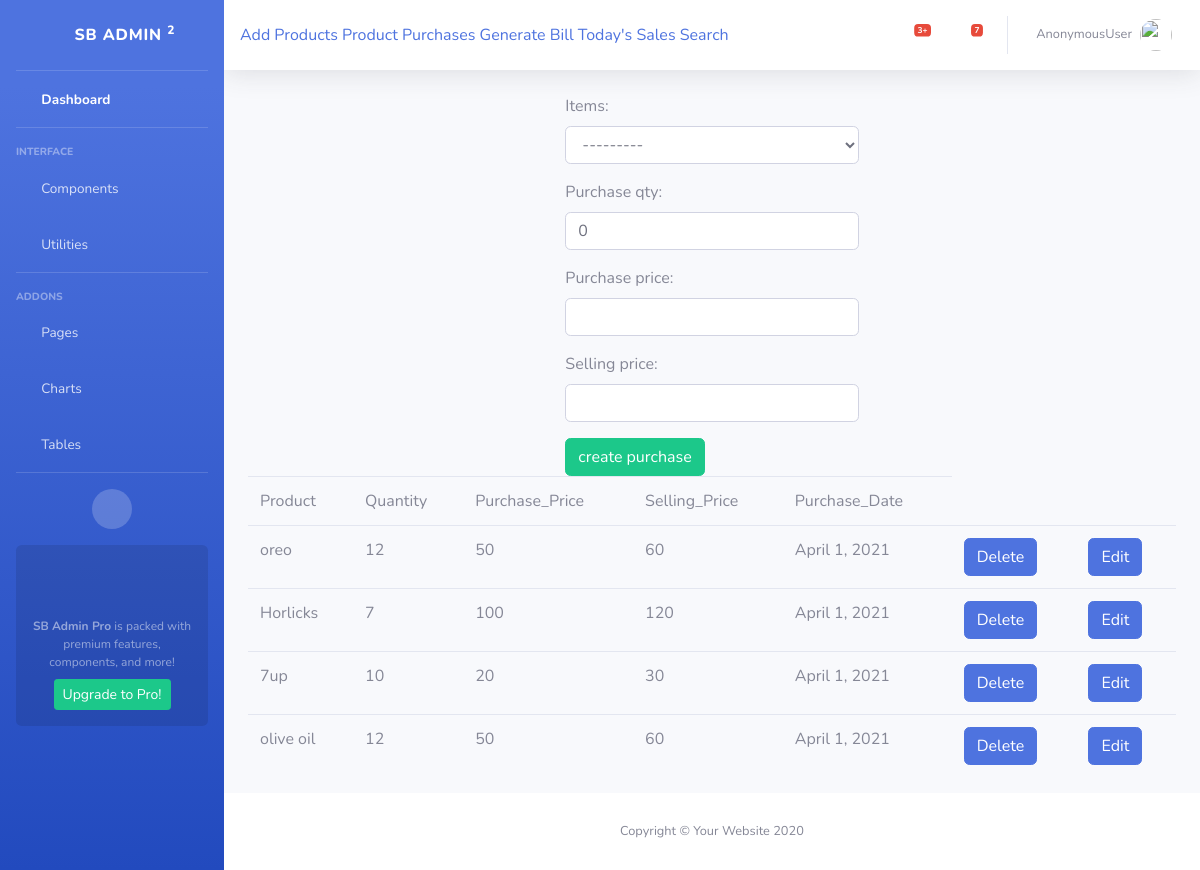
/billing/productcreate, run on the app's committed database.
### app_billing/models.py (models this page shows, shortened)
class Purchase(models.Model):
    items = models.ForeignKey(Items, on_delete=models.CASCADE)
    purchase_qty = models.IntegerField(default=0)
    purchase_price = models.IntegerField()
    selling_price = models.IntegerField()
    purchase_date = models.DateField(auto_now=True)

class Items(models.Model):
    item_name = models.CharField(max_length=120)
    def __str__(self):
        return self.item_name

### app_billing/views.py (the view, shortened to what this page needs)
# urls.py: path('productcreate', PurchaseCreate.as_view(), name='productcreate'),
class PurchaseCreate(TemplateView):
    model = Purchase
    template_name = 'app_billing/purchase_create.html'
    form_class = PurchaceCreateForm
    def get(self, request, *args, **kwargs):
        products = self.model.objects.all()
        self.context = {
            "form":self.form_class,
            "products":products,
        }
        return render(request, self.template_name, self.context)

### app_billing/templates/app_billing/purchase_create.html (shortened to what this page needs)
{% extends 'app_billing/admin_base.html' %}
{% block body_block %}
<div class="row">
    <div class="col"></div>
        <div class="col-lg-4">
            <form method="post">
                {{form.as_p}}
                <input type="submit" class='btn btn-success' value="create purchase">
            </form>
        </div>
    <div class="col"></div>
</div>
<table class="table" >
        <tr>
        <td>Product</td>
        <td>Quantity</td>
        <td>Purchase_Price</td>
        <td>Selling_Price</td>
        <td>Purchase_Date</td>
    </tr>
    {% for product in products %}
    <tr>
        <td>{{ product.items }}</td>
        <td>{{ product.purchase_qty }}</td>
        <td>{{ product.purchase_price }}</td>
        <td>{{ product.selling_price }}</td>
         <td>{{ product.purchase_date }}</td>
        <td><a href="{% url 'productdelete' product.id %}" class="btn btn-primary" >Delete</a> </td>
        <td><a href="{% url 'productedit' product.id %}" class="btn btn-primary" >Edit</a> </td>
    </tr>
    {% endfor %}
</table>
{% endblock %}

### data on the page
Purchase: items "oreo", purchase_qty "12", purchase_price "50", selling_price "60", purchase_date "April 1, 2021"
Purchase: items "Horlicks", purchase_qty "7", purchase_price "100", selling_price "120", purchase_date "April 1, 2021"
Purchase: items "7up", purchase_qty "10", purchase_price "20", selling_price "30", purchase_date "April 1, 2021"
Purchase: items "olive oil", purchase_qty "12", purchase_price "50", selling_price "60", purchase_date "April 1, 2021"

### other printed values
{{ request.user }} "AnonymousUser"
